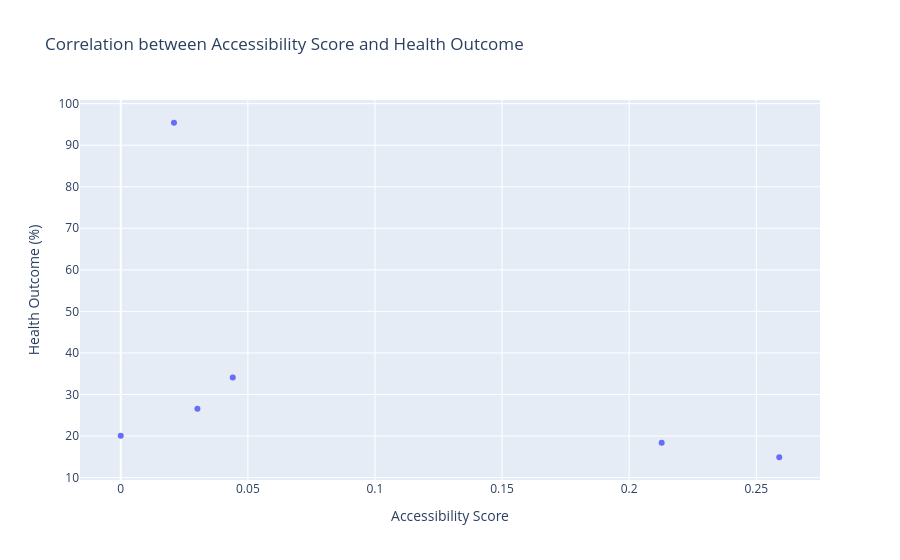

The notebook cell saved with this chart:
### Code cell
import plotly.express as px

# Visual Inspection
fig = px.scatter(
    merged_df_2,
    x='accessibility_score_y',
    y='result_x',
    title='Correlation between Accessibility Score and Health Outcome',
    labels={'accessibility_score_y': 'Accessibility Score', 'result_x': 'Health Outcome (%)'}
)
fig.show()

### Figure 1 — Plotly figure (JSON) as saved in the notebook; plotly's stock layout.template omitted (floating-point values rounded to 4 significant figures)
{"data": [{"hovertemplate": "Accessibility Score=%{x}<br>Health Outcome (%)=%{y}<extra></extra>", "legendgroup": "", "marker": {"color": "#636efa", "symbol": "circle"}, "mode": "markers", "name": "", "orientation": "v", "showlegend": false, "type": "scatter", "x": [0.259, 0.04406, 0.03016, 0.2128, 0.02093, 0], "xaxis": "x", "y": [14.9, 34.1, 26.6, 18.4, 95.4, 20.1], "yaxis": "y"}], "layout": {"legend": {"tracegroupgap": 0}, "title": {"text": "Correlation between Accessibility Score and Health Outcome"}, "xaxis": {"anchor": "y", "domain": [0, 1], "title": {"text": "Accessibility Score"}}, "yaxis": {"anchor": "x", "domain": [0, 1], "title": {"text": "Health Outcome (%)"}}}}
